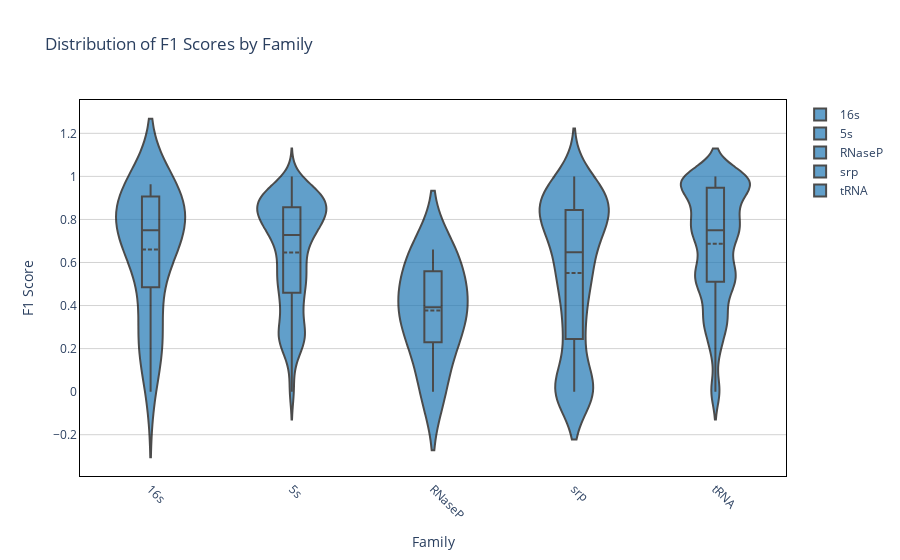

This figure's notebook cell:
### Code cell
fig = study.f1_violin_by_family(
    min_cov = 1000,
    # sample=['8_1_S2_L001','8_2_S3_L001'],
    # sample=['8_2_S3_L001'],
    # reference = 'ABCA4',
    # section = ['full'],
)['fig']
fig.show()

### Figure 1 — Plotly figure (JSON) as saved in the notebook; plotly's stock layout.template omitted (floating-point values rounded to 4 significant figures; data arrays with more than 128 entries replaced by an {"elided": "..."} marker saying what was removed)
{"data": [{"box": {"visible": true}, "fillcolor": "#1f77b4", "line": {"color": "black"}, "marker": {"color": "#1f77b4"}, "meanline": {"visible": true}, "name": "16s", "opacity": 0.7, "type": "violin", "y": [0.3704, 0.1852, 0.7294, 0.907, 0, 0.2174, 0.963, 0.7708, 0.907, 0.6988, 0.907, 0.6364, 0.5185, 0.2174, 0.963, 0.7949, 0.7708, 0.907, 0.6988, 0.907, 0.6512, 0.4516, 0.2174, 0.6882, 0.963, 0.7792, 0.7708, 0.907]}, {"box": {"visible": true}, "fillcolor": "#1f77b4", "line": {"color": "black"}, "marker": {"color": "#1f77b4"}, "meanline": {"visible": true}, "name": "5s", "opacity": 0.7, "type": "violin", "y": {"elided": "1205 float values"}}, {"box": {"visible": true}, "fillcolor": "#1f77b4", "line": {"color": "black"}, "marker": {"color": "#1f77b4"}, "meanline": {"visible": true}, "name": "RNaseP", "opacity": 0.7, "type": "violin", "y": [0, 0.4274, 0, 0.5593, 0.4842, 0.4, 0.6606, 0.2299, 0.383, 0.6555, 0.2299, 0.383, 0.6306, 0.2299]}, {"box": {"visible": true}, "fillcolor": "#1f77b4", "line": {"color": "black"}, "marker": {"color": "#1f77b4"}, "meanline": {"visible": true}, "name": "srp", "opacity": 0.7, "type": "violin", "y": {"elided": "378 float values"}}, {"box": {"visible": true}, "fillcolor": "#1f77b4", "line": {"color": "black"}, "marker": {"color": "#1f77b4"}, "meanline": {"visible": true}, "name": "tRNA", "opacity": 0.7, "type": "violin", "y": {"elided": "1664 float values"}}], "layout": {"paper_bgcolor": "white", "plot_bgcolor": "white", "title": {"text": "Distribution of F1 Scores by Family"}, "xaxis": {"linecolor": "black", "linewidth": 1, "mirror": true, "tickangle": 45, "tickmode": "array", "ticktext": ["16s", "5s", "RNaseP", "srp", "tRNA"], "tickvals": ["16s", "5s", "RNaseP", "srp", "tRNA"], "title": {"text": "Family"}}, "yaxis": {"gridcolor": "lightgray", "linecolor": "black", "linewidth": 1, "mirror": true, "title": {"text": "F1 Score"}}}}
